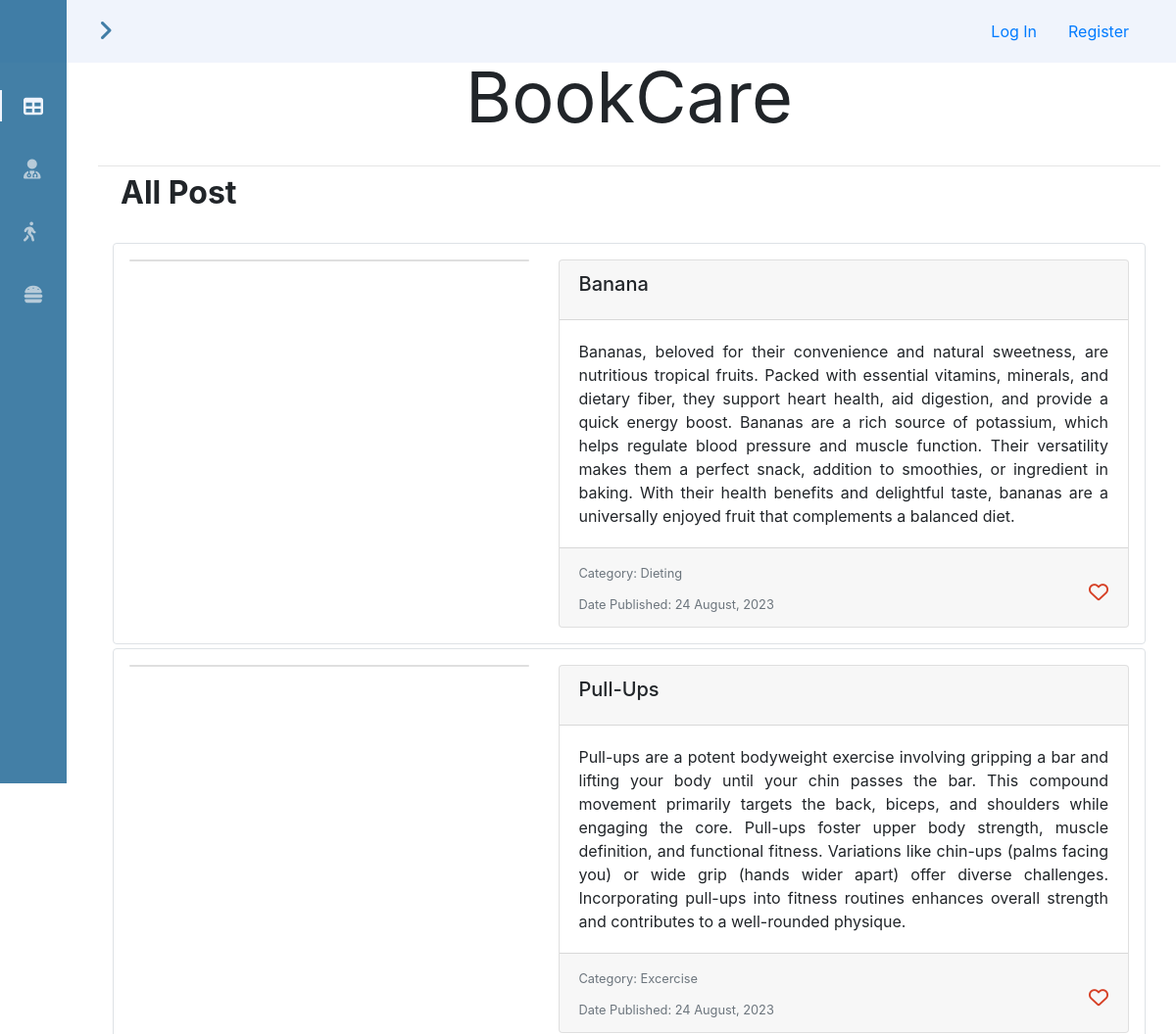
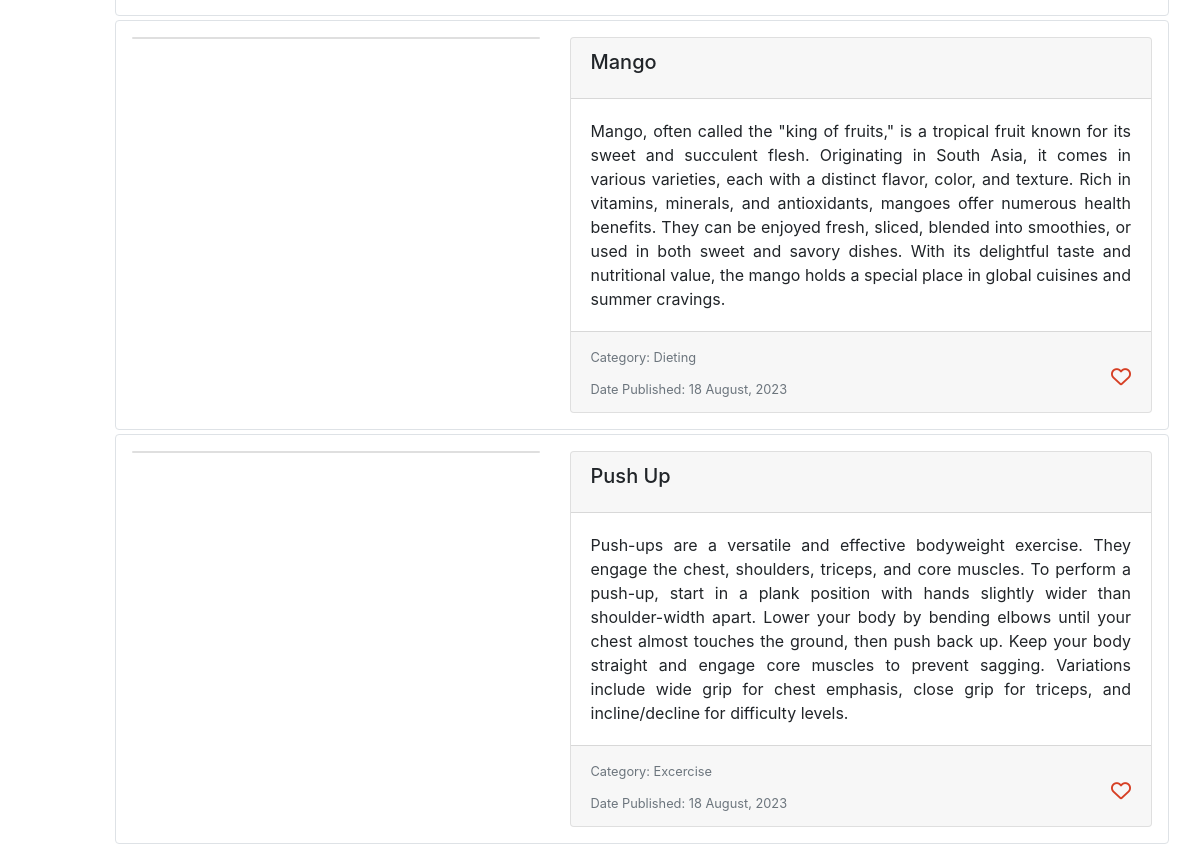
The page / on the database its author committed (2 pictures, top to bottom).
### bookcare/models.py (models this page shows)
class Post(models.Model):
    CATEGORY = [
        ("Dieting", "Dieting"),
        ("Exercise", "Exercise"),
    ]
    user = models.ForeignKey(CustomUser, on_delete=models.CASCADE)
    title = models.CharField(max_length=80)
    image = models.URLField(blank=True, null=True, max_length=500)
    content = models.CharField(max_length=10000, blank=False, null=False)
    category = models.CharField(choices=CATEGORY, max_length=30)
    publication_date = models.DateTimeField(default=timezone.now())
    def post_date(self):
        return self.publication_date.strftime('%d %B, %Y')

### bookcare/views.py (the view)
# urls.py: path("", views.index, name="index"),
def index(request):
    all_posts = Post.objects.all().order_by("-publication_date") if request.user is not None else []
    user_liked_posts_obj = Like.objects.filter(user=request.user) if request.user.id is not None else []
    user_liked_posts = [post_obj.post for post_obj in user_liked_posts_obj]
    posts_paginated = paginate_page(request, all_posts)
    return render(request, "bookcare/index.html", {
        "all_posts": posts_paginated,
        "user_liked_posts": user_liked_posts,
         "title": "All Post"
    })

### bookcare/views.py (called while the page is built)
def paginate_page(request, pages):
    paginator = Paginator(pages, 10)
    page_number = request.GET.get('page')
    page_paginated = paginator.get_page(page_number)
    return page_paginated

### bookcare/templates/bookcare/index.html (shortened to what this page needs)
{% extends "bookcare/layout.html" %}
{% block body %}
    <div class="pb-2 mt-2 mb-4">
        <h2 class="d-inline p-2"><strong>{{ title }}</strong></h2>
        <div class="d-inline p-2  float-right mb-4">
        </div>
    </div>
    {% for post in all_posts %}
        <div class="border border-muted rounded p-3 mb-1">
            <div class="row">
                <div class="col-5">
                    <div class="card">
                    </div>
                </div>
                <div class="col-7">
                    <div class="card">
                        <div class="card-header">
                            <h5 class="card-title">{{ post.title }}</h5>
                        </div>
                        <div class="card-body">
                            <p class="card-text text-justify">
                                {{ post.content }}
                            </p>
                        </div>
                        <div class="card-footer text-muted">
                            <span>
                                <div class="mb-2 text-nowrap">
                                    <small>Category: {{ post.category }} </small>
                                </div>
                                <span>
                                    <small class="text-muted">Date Published: {{ post.post_date }}</small>
                                </span>
                            </span>
                            {% if post in user_liked_posts %}
                                <span>
                                    <i id="like-heart-{{post.id}}" class="fas fa-heart fa-lg float-right" style="color: #d63f24; cursor: pointer;" onclick="like_post('{{post.id}}')"></i>
                                </span>
                            {% else %}
                                <span>
                                    <i id="like-heart-{{post.id}}" class="far fa-heart fa-lg float-right" style="color: #d63f24; cursor: pointer;" onclick="like_post('{{post.id}}')"></i>
                                </span>
                            {% endif %}
                        </div>
                    </div>
                </div>
            </div>
        </div>
    {% empty %}
        <div>No posts available</div>
    {% endfor %}
{% endblock %}

### bookcare/templates/bookcare/layout.html (shortened to what this page needs)
{% load static %}
{% url 'index' as index %}
{% url 'doctors' as doctors %}
{% url 'exercises' as exercises %}
{% url 'dieting' as dieting %}
<!DOCTYPE html>
<html lang="en">
    <head>
        <link href="{% static 'bookcare/styles.css' %}" rel="stylesheet">
        <link href="{% static 'bookcare/sidebar.css' %}" rel="stylesheet">
        <link rel="stylesheet" href="https://stackpath.bootstrapcdn.com/bootstrap/4.4.1/css/bootstrap.min.css"
>
         <link rel="stylesheet" href="https://cdnjs.cloudflare.com/ajax/libs/tempusdominus-bootstrap-4/5.39.0/css/tempusdominus-bootstrap-4.min.css">
    </head>
    <body id="body-page">
        <header class="header" id="header">
            <div class="header_toggler">
                <i class="fas fa-angle-right" id="header-toggler"></i>
            </div>
            <div>
                <ul class="nav">
                    {% if user.is_authenticated %}
                        {% if user.is_doctor %}
                            <li class="nav-item">
                                <a class="nav-link btn btn-sm btn-primary" href="{% url 'create_post' %}">Make a Post</a>
                            </li>
                        {% endif %}
                        <li class="nav-item dropdown" style="width: 68px; height: 40px;">
                            <a class="nav-link dropdown-toggle" href="#" id="navbarDropdown" data-toggle="dropdown"
                                aria-haspopup="true" aria-expanded="false" >
                              <i class="fas fa-user fa-lg"></i>
                            </a>
                            <div class="dropdown-menu" aria-labelledby="navbarDropdown">
                              <a class="dropdown-item" href="{% url 'index' %}">{{user.username}}</a>
                              <div class="dropdown-divider"></div>
                              <a class="dropdown-item" href="{% url 'appointment' %}">Appointment</a>
                              <a class="dropdown-item" href="{% url 'favouritepost' %}">Favourite Post</a>
                              <div class="dropdown-divider"></div>
                              <a class="dropdown-item" href="{% url 'logout' %}">Log out</a>
                            </div>
                        </li>
                    {% else %}
                        <li class="nav-item">
                            <a class="nav-link text-primary" href="{% url 'login' %}">Log In</a>
                        </li>
                        <li class="nav-item">
                            <a class="nav-link text-primary" href="{% url 'register' %}">Register</a>
                        </li>
                    {% endif %}
                </ul>
            </div>
        </header>
        <div class="side_bar" id="side-bar">
            <nav class="sidebar_items">
                <div>
                    <div class="sidebar_item_list">
                        <a href="{{ index }}" class="sidebar_item_link {% if request.path == index %} active {% endif %}">
                            <i class="fas fa-table fa-lg"></i>
                        </a>
                        <a href="{{ doctors }}" class="sidebar_item_link {% if request.path == doctors %} active {% endif %}">
                            <i class="fas fa-user-md fa-lg"></i>
                        </a>
                        <a href="{{ exercises }}" class="sidebar_item_link {% if request.path == exercises %} active {% endif %}">
                            <i class="fas fa-walking fa-lg"></i>
                        </a>
                        <a href="{{ dieting }}" class="sidebar_item_link {% if request.path == dieting %} active {% endif %}">
                            <i class="fas fa-hamburger fa-lg"></i>
                        </a>
                    </div>
                </div>
            </nav>
        </div>
        <div>
            <div class="main-title">BookCare</div>
            <hr class="mb-0">
        </div>
        <div class="height-100 container">
            {% block body %}
            {% endblock %}
        </div>
    </body>
</html>

### bookcare/static/bookcare/styles.css (style rules this page uses)
:root { --first-blue: rgba(21, 95, 144, 0.8); --first-blue-light: rgba(92, 143, 174, 0.8); --white-color: #f0f4fc; }
body { padding: 10px; }
.main-title { text-align: center; font-size: 4.5rem; padding: 45px 0 0 0; }

### bookcare/static/bookcare/sidebar.css (style rules this page uses)
:root { --header-height: 3rem; --nav-width: 68px; --primary-color: rgba(21, 95, 144, 0.8); --first-color-light: rgba(212, 223, 230, 0.8); --white-color: #f0f4fc; --white-color-light: #f6f8fbd0; --body-font: 'Nunito', sans-serif; --normal-font-size: 1rem; --z-fixed: 100 }
body { position: relative; margin: var(--header-height) 0 0 0; padding: 0 1rem; font-family: var(--body-font); font-size: var(--normal-font-size); transition: .5s; background: var(--white-color-light); }
a { text-decoration: none }
.header { width: 100%; height: var(--header-height); position: fixed; top: 0; left: 0; display: flex; align-items: center; justify-content: space-between; padding: 0 1rem; background-color: var(--white-color); z-index: var(--z-fixed); transition: .5s }
.header_toggler { color: var(--primary-color); font-size: 1.5rem; cursor: pointer }
.side_bar { position: fixed; top: 0; left: -30%; width: var(--nav-width); height: 100vh; background-color: var(--primary-color); padding: .5rem 1rem 0 0; transition: .5s; z-index: var(--z-fixed) }
.sidebar_items { height: 100%; display: flex; flex-direction: column; justify-content: space-between; overflow: hidden }
.sidebar_logo, .sidebar_item_link { display: grid; grid-template-columns: max-content max-content; align-items: center; column-gap: 1rem; padding: .5rem 0 .5rem 1.5rem }
.sidebar_item_link { position: relative; color: var(--first-color-light); margin-bottom: 1.5rem; transition: .3s }
.active { color: var(--white-color) }
.active::before { content: ''; position: absolute; left: 0; width: 2px; height: 32px; background-color: var(--white-color) }
.height-100 { height: 100vh }
@media screen and (min-width: 768px) { body { margin: calc(var(--header-height) + 1rem) 0 0 0; padding-left: calc(var(--nav-width) + 2rem) } }
@media screen and (min-width: 768px) { .header { height: calc(var(--header-height) + 1rem); padding: 0 2rem 0 calc(var(--nav-width) + 2rem) } }
@media screen and (min-width: 768px) { .side_bar { left: 0; padding: 1rem 1rem 0 0 } }

### rows shown on the page
Post: title "Banana", content "Bananas, beloved for their convenience and natural sweetness, are nutritious tropical fruits. Packed with essential vitamins, minerals, and dietary fiber, they support heart health, aid digestion, and provide a quick energy boost. Bananas are a rich source of potassium, which helps regulate blood pressure and muscle function. Their versatility makes them a perfect snack, addition to smoothies, or ingredient in baking. With their health benefits and delightful taste, bananas are a universally enjoyed fruit that complements a balanced diet.", category "Dieting", post_date "24 August, 2023"
Post: title "Pull-Ups", content "Pull-ups are a potent bodyweight exercise involving gripping a bar and lifting your body until your chin passes the bar. This compound movement primarily targets the back, biceps, and shoulders while engaging the core. Pull-ups foster upper body strength, muscle definition, and functional fitness. Variations like chin-ups (palms facing you) or wide grip (hands wider apart) offer diverse challenges. Incorporating pull-ups into fitness routines enhances overall strength and contributes to a well-rounded physique.", category "Excercise", post_date "24 August, 2023"
Post: title "Mango", content "Mango, often called the \"king of fruits,\" is a tropical fruit known for its sweet and succulent flesh. Originating in South Asia, it comes in various varieties, each with a distinct flavor, color, and texture. Rich in vitamins, minerals, and antioxidants, mangoes offer numerous health benefits. They can be enjoyed fresh, sliced, blended into smoothies, or used in both sweet and savory dishes. With its delightful taste and nutritional value, the mango holds a special place in global cuisines and summer cravings.", category "Dieting", post_date "18 August, 2023"
Post: title "Push Up", content "Push-ups are a versatile and effective bodyweight exercise. They engage the chest, shoulders, triceps, and core muscles. To perform a push-up, start in a plank position with hands slightly wider than shoulder-width apart. Lower your body by bending elbows until your chest almost touches the ground, then push back up. Keep your body straight and engage core muscles to prevent sagging. Variations include wide grip for chest emphasis, close grip for triceps, and incline/decline for difficulty levels.", category "Excercise", post_date "18 August, 2023"

### other values the page prints
{{ title }} "All Post"
